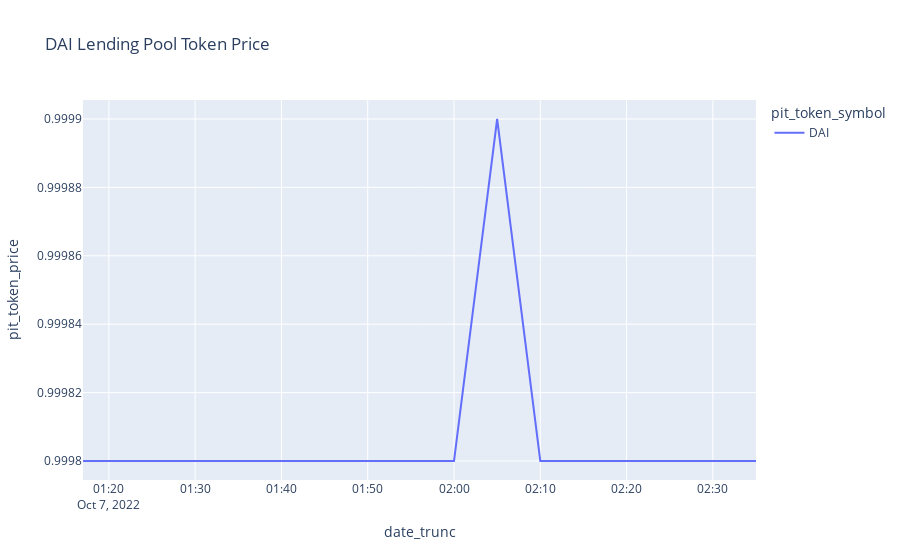

The notebook cell this image was saved under:
### Code cell
px.line(
    df.toPandas(), 
    x="date_trunc", 
    y="pit_token_price", 
    color='pit_token_symbol',
    title='DAI Lending Pool Token Price'
)

### Figure 1 — Plotly figure (JSON) as saved in the notebook; plotly's stock layout.template omitted (floating-point values rounded to 4 significant figures)
{"data": [{"hovertemplate": "pit_token_symbol=DAI<br>date_trunc=%{x}<br>pit_token_price=%{y}<extra></extra>", "legendgroup": "DAI", "line": {"color": "#636efa", "dash": "solid"}, "marker": {"symbol": "circle"}, "mode": "lines", "name": "DAI", "orientation": "v", "showlegend": true, "type": "scatter", "x": ["2022-10-07T01:17:00", "2022-10-07T01:20:00", "2022-10-07T01:25:00", "2022-10-07T01:30:00", "2022-10-07T01:35:00", "2022-10-07T01:41:00", "2022-10-07T01:45:00", "2022-10-07T01:50:00", "2022-10-07T01:55:00", "2022-10-07T02:00:00", "2022-10-07T02:05:00", "2022-10-07T02:10:00", "2022-10-07T02:15:00", "2022-10-07T02:20:00", "2022-10-07T02:25:00", "2022-10-07T02:30:00", "2022-10-07T02:35:00"], "xaxis": "x", "y": [0.9998, 0.9998, 0.9998, 0.9998, 0.9998, 0.9998, 0.9998, 0.9998, 0.9998, 0.9998, 0.9999, 0.9998, 0.9998, 0.9998, 0.9998, 0.9998, 0.9998], "yaxis": "y"}], "layout": {"legend": {"title": {"text": "pit_token_symbol"}, "tracegroupgap": 0}, "title": {"text": "DAI Lending Pool Token Price"}, "xaxis": {"anchor": "y", "domain": [0, 1], "title": {"text": "date_trunc"}}, "yaxis": {"anchor": "x", "domain": [0, 1], "title": {"text": "pit_token_price"}}}}
